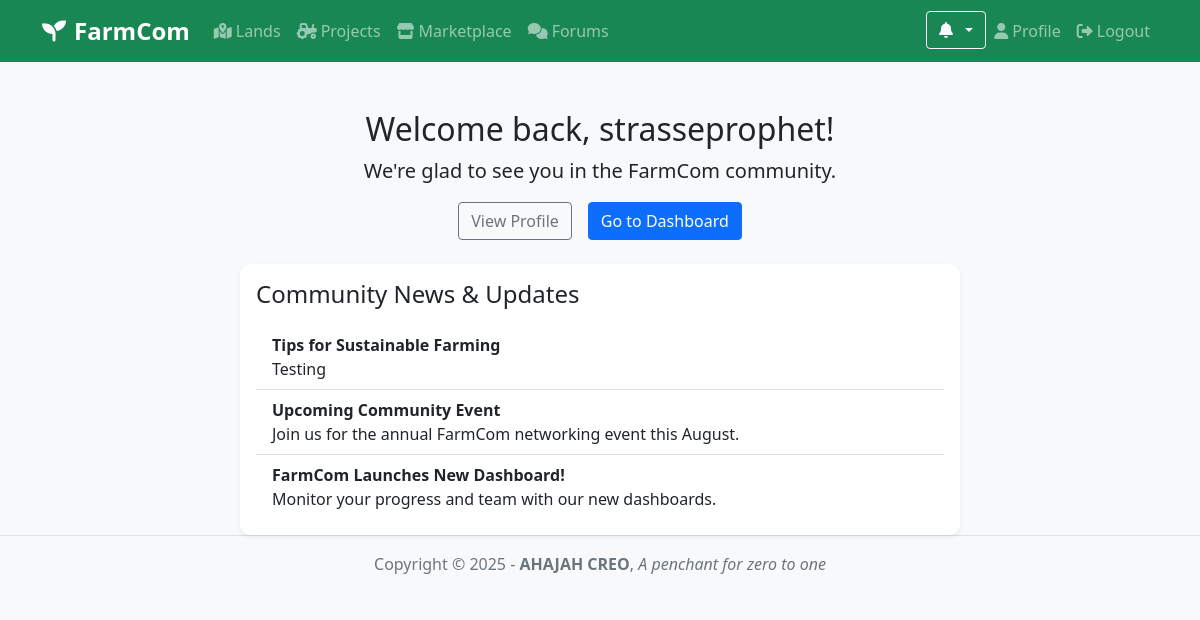
The page /home/ (signed in) on the database as committed earlier.
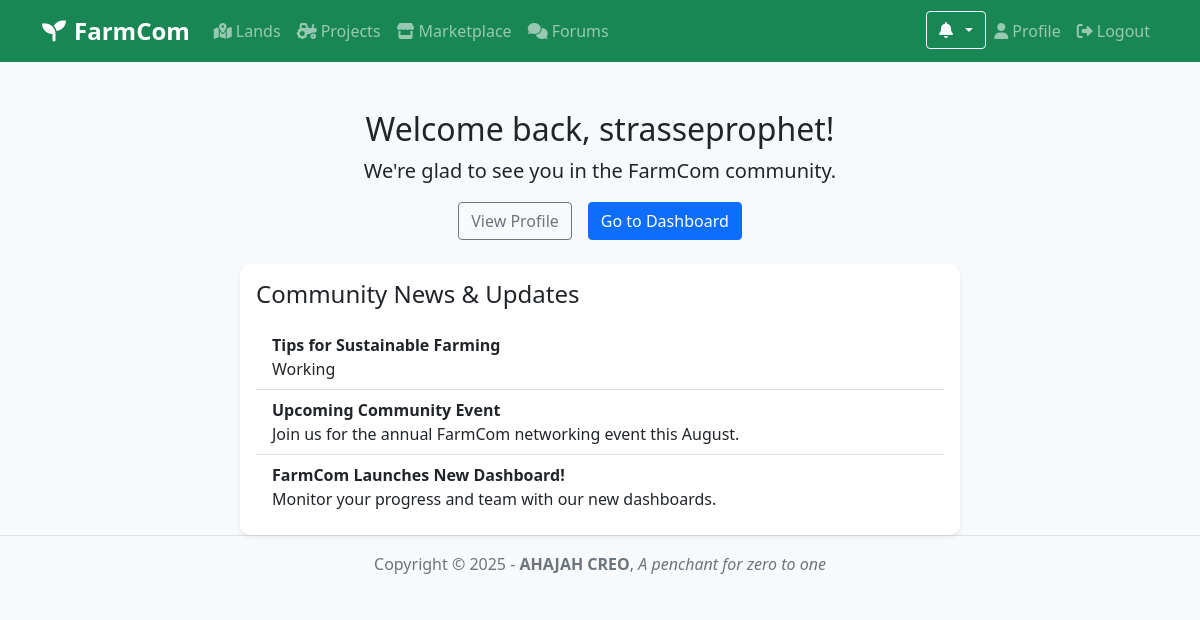
The same page on the database as committed later.
### farmcom/models.py (models this page shows, shortened)
class CommunityNews(models.Model):
    title = models.CharField(max_length=200)
    content = models.TextField()
    created_at = models.DateTimeField(auto_now_add=True)
    updated_at = models.DateTimeField(auto_now=True)
    is_active = models.BooleanField(default=True)
    created_by = models.ForeignKey(settings.AUTH_USER_MODEL, on_delete=models.CASCADE, null=True, blank=True)
    class Meta:
        ordering = ['-created_at']
        verbose_name_plural = "Community News"

### farmcom/views.py (the view)
# urls.py: path('home/', views.logged_in_home, name='logged_in_home'),
@login_required
def logged_in_home(request):
    user = request.user
    news = CommunityNews.objects.filter(is_active=True).order_by('-created_at')[:5]
    return render(request, 'home_logged_in.html', {
        'user': user,
        'news': news,
    })

### accounts/context_processors.py (called while the page is built)
def notification_data(request):
    if request.user.is_authenticated:
        unread_notifications = Notification.objects.filter(user=request.user, is_read=False).count()
        recent_notifications = Notification.objects.filter(user=request.user, is_read=False).order_by('-created_at')[:5]
        return {
            'unread_notifications': unread_notifications,
            'recent_notifications': recent_notifications,
        }
    return {
        'unread_notifications': 0,
        'recent_notifications': [],
    }

def dashboard_url(request):
    if request.user.is_authenticated:
        return {
            'user_dashboard_url': get_user_dashboard_url(request.user),
            'user_home_url': get_user_home_url(request.user)
        }
    return {
        'user_dashboard_url': 'home',
        'user_home_url': 'home'
    }

### templates/home_logged_in.html
{% extends 'base.html' %}
{% block content %}
<div class="container mt-5">
    <div class="row mb-4">
        <div class="col-12 text-center">
            <h2>Welcome back, {{ user.get_full_name|default:user.username }}!</h2>
            <p class="lead">We're glad to see you in the FarmCom community.</p>
            <div class="d-flex justify-content-center gap-3 mt-3">
                <a href="{% url 'profile' %}" class="btn btn-outline-secondary">View Profile</a>
                <a href="{% url user_dashboard_url %}" class="btn btn-primary">Go to Dashboard</a>
            </div>
        </div>
    </div>
    <div class="row justify-content-center">
        <div class="col-md-8">
            <div class="card shadow-sm">
                <div class="card-body">
                    <h4 class="card-title mb-3">Community News & Updates</h4>
                    <ul class="list-group list-group-flush">
                        {% for item in news %}
                        <li class="list-group-item">
                            <strong>{{ item.title }}</strong><br>
                            <span>{{ item.content }}</span>
                        </li>
                        {% endfor %}
                    </ul>
                </div>
            </div>
        </div>
    </div>
</div>
{% endblock %}

Rows that differ between the two databases and show on the page:
changed CommunityNews "Tips for Sustainable Farming": content "Testing" → "Working"
